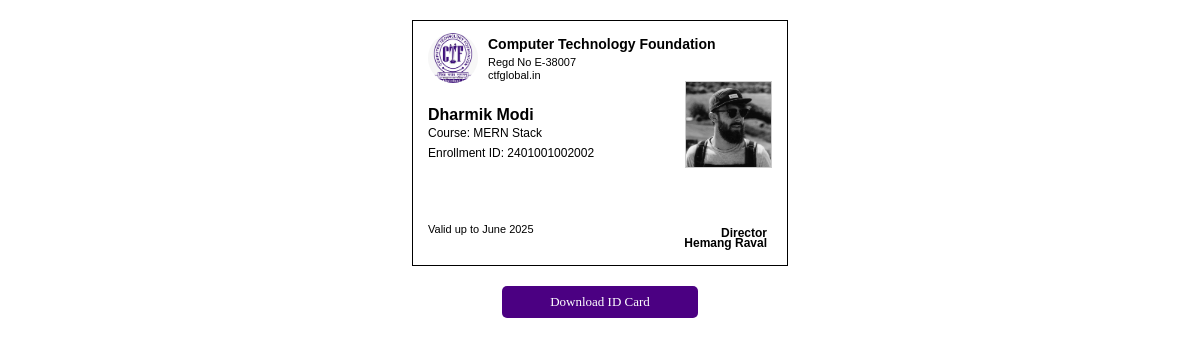
/view_idcard/1/1/, run on the app's committed database.
### myapp/models.py (models this page shows, shortened)
class Student(models.Model):
    student_id = models.AutoField(primary_key=True, verbose_name="ID")  # Fixed spelling: student_id → ID
    admin = models.ForeignKey(Admin, on_delete = models.CASCADE )
    name = models.CharField(max_length=50)
    address = models.CharField(max_length=100)
    phone_no = models.CharField(max_length=10)
    email = models.CharField(max_length=50)
    DOB = models.DateField()
    photo = models.FileField(upload_to='static/images/student_photos/', null=True)  # Fixed max_length to 1
    marks = models.IntegerField(default=0)  # Assuming marks field exists
    gender = models.CharField(max_length=10, choices=[('Male', 'Male'), ('Female', 'Female')])  # Add this field

class Course(models.Model):
    course_id = models.AutoField(verbose_name="course_id",primary_key=True)
    admin = models.ForeignKey(Admin, on_delete = models.CASCADE )
    course_name = models.CharField(max_length=30)
    duration = models.IntegerField(help_text="Duration in month")
    fees = models.DecimalField(max_digits=10, decimal_places=2)

class Idcard(models.Model):
    card_id = models.AutoField(primary_key=True)
    enrollment = models.ForeignKey(Enrollment,on_delete=models.CASCADE, null=False)
    issue_date = models.DateField()

class Enrollment(models.Model):
    enroll_id = models.AutoField(primary_key=True)  # Fixed spelling: enorll_id → enroll_id
    enrollment_number = models.IntegerField(verbose_name="Enrollment Number")
    admin = models.ForeignKey(Admin, on_delete = models.CASCADE )
    student_id = models.ForeignKey(Student, verbose_name="name", on_delete=models.CASCADE, related_name="enrollments")
    course_name = models.ForeignKey(Course, verbose_name="course_name", on_delete=models.CASCADE, related_name="enrollments")
    admission_date = models.DateField()  # Fixed spelling: Addmission_date → admission_date
    start_date = models.DateField()
    end_date = models.DateField()
    total_paid = models.DecimalField(max_digits=10, decimal_places=2, default=0.00)
    pending_amount = models.DecimalField(max_digits=10, decimal_places=2, default=0.00)
    PAYMENT_STATUS_CHOICES = [
        ('PENDING', 'Pending'),
        ('PAID', 'Paid'),
        ('PARTIAL', 'Partial'),
    ]
    payment_status = models.CharField(max_length=10,choices=PAYMENT_STATUS_CHOICES,default='PENDING',verbose_name="Payment Status")

### myapp/views.py (the view)
# urls.py: path('view_idcard/<int:member_id>/<int:card_id>/', views.view_idcard, name='view_idcard'),
def view_idcard(request, member_id, card_id):
    admin_id = models.Member.objects.get(member_id=member_id).admin.admin_id
    member = models.Member.objects.get(member_id=member_id)
    try:
        admin = models.Admin.objects.get(admin_id=admin_id)
        idcard = models.Idcard.objects.get(card_id=card_id)
        student = idcard.enrollment.student_id
        course = idcard.enrollment.course_name
        qr = qrcode.QRCode(
            version=1,
            error_correction=qrcode.constants.ERROR_CORRECT_L,
            box_size=10,
            border=4,
        )
        qr_data = f"""
Student ID: {student.student_id}
Name: {student.name}
Course: {course.course_name}
Issue Date: {idcard.issue_date}
Valid Until: June 2025
"""
        qr.add_data(qr_data)
        qr.make(fit=True)
        qr_image = qr.make_image(fill_color="black", back_color="white")
        buffer = BytesIO()
        qr_image.save(buffer, format="PNG")
        qr_code = base64.b64encode(buffer.getvalue()).decode()
        context = {
            'id': admin_id,
            'user': admin,
            'idcard': idcard,
            'student': student,
            'course': course,
            'qr_code': qr_code
        }
        return render(request, 'id_card_template.html', context)
    except models.Admin.DoesNotExist:
        return redirect('login')
    except models.Idcard.DoesNotExist:
        return redirect('idcard_list', member_id=member_id)
    except Exception as e:
        print(f"Error in view_idcard: {str(e)}")
        return redirect('idcard_list', member_id=member_id)

### myapp/templates/id_card_template.html (shortened to what this page needs)
<!DOCTYPE html>
<html>
<head>
</head>
<body>
    <div class="id-card">
        {% load static %}
        <img src="{% static 'images/image.jpg' %}" class="logo" alt="CTF Logo">
        <div class="college-name">Computer Technology Foundation</div>
        <div class="reg-no">Regd No E-38007</div>
        <div class="website">ctfglobal.in</div>
        <div class="student-name">{{ student.name }}</div>
        <div class="course">Course: {{ course.course_name }}</div>
        <div class="student-id">Enrollment ID: {{ idcard.enrollment.enrollment_number }}</div>
        {% if student.photo %}
        <img src="{{ student.photo.url }}" class="photo" alt="Student Photo">
        {% endif %}
        <div class="validity">Valid up to June 2025</div>
        <div class="signature">Director</div><br><br>
        <div class="signature-name">Hemang Raval</div>
    </div>
    <a href="{% url 'download_idcard' admin_id=id card_id=idcard.card_id %}" class="download-btn">Download ID Card</a>
</body>
</html>

### myapp/templates/id_card_template.html (style rules this page uses)
.id-card { width: 350px; height: 220px; border: 1px solid #000; padding: 12px; position: relative; background: white; margin: 20px auto; font-family: Arial, sans-serif; }
.logo { position: absolute; top: 12px; left: 15px; width: 50px; height: 50px; object-fit: contain; border-radius: 50%; }
.college-name { position: absolute; left: 75px; top: 15px; font-weight: bold; font-size: 14px; }
.reg-no { position: absolute; left: 75px; top: 35px; font-size: 11px; }
.website { position: absolute; left: 75px; top: 48px; font-size: 11px; }
.student-name { position: absolute; left: 15px; top: 85px; font-weight: bold; font-size: 16px; }
.course { position: absolute; left: 15px; top: 105px; font-size: 12px; }
.student-id { position: absolute; left: 15px; top: 125px; font-size: 12px; }
.photo { position: absolute; right: 15px; top: 60px; width: 85px; height: 85px; border: 1px solid #ccc; object-fit: cover; }
.validity { position: absolute; left: 15px; bottom: 30px; font-size: 11px; }
.signature { position: absolute; bottom: 25px; right: 20px; font-size: 12px; font-weight: bold; }
.signature-name { position: absolute; bottom: 15px; right: 20px; font-size: 12px; font-weight: bold; }
.download-btn { display: block; width: 180px; margin: 15px auto; padding: 8px; background: #4B0082; color: white; text-align: center; text-decoration: none; border-radius: 5px; font-size: 13px; }

### data on the page
Student: name "Dharmik Modi", photo (picture)
Course: course_name "MERN Stack"
Idcard: enrollment.enrollment_number "2401001002002"
